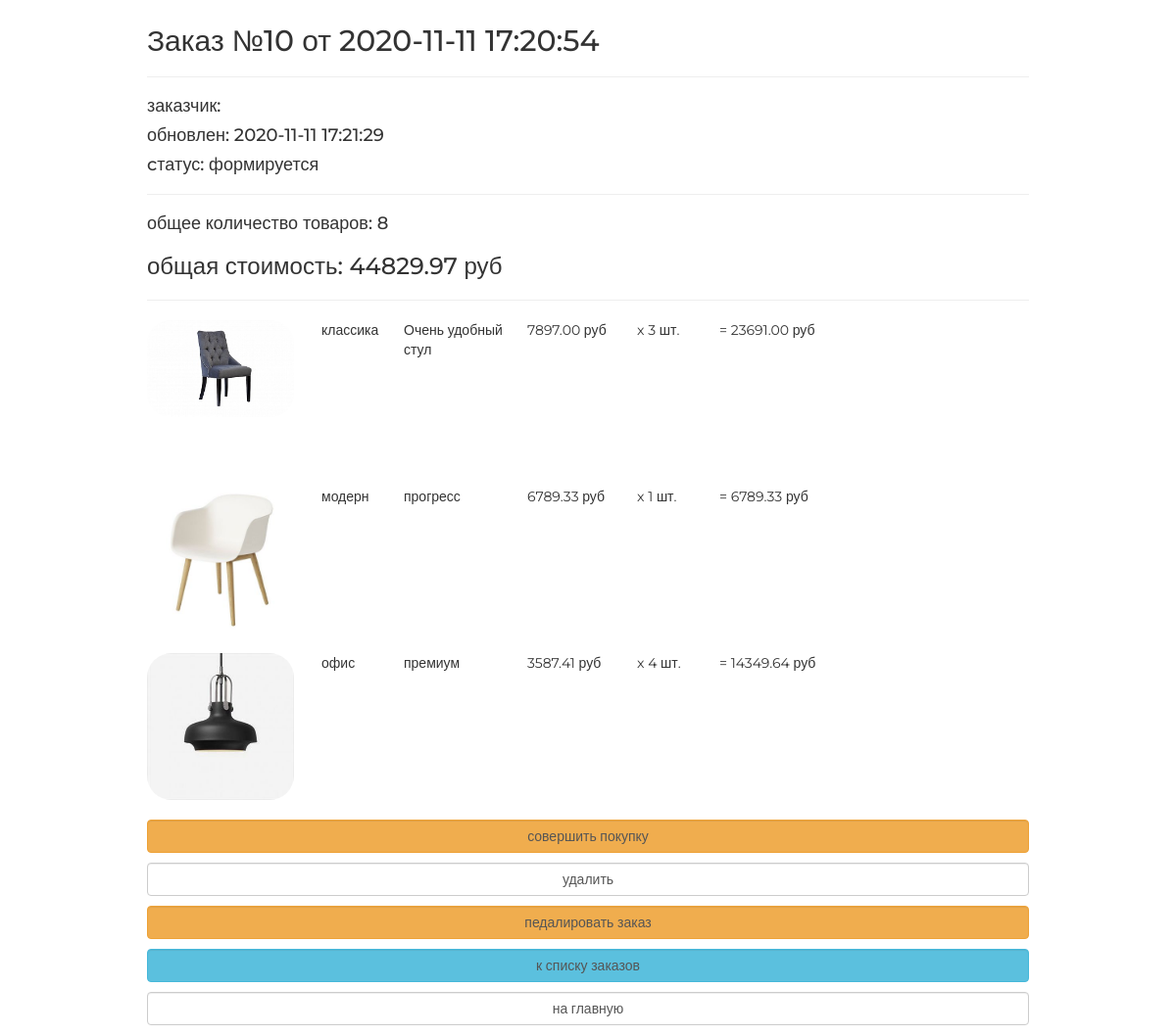
The app's page /order/read/10/ with its own data.
### orderapp/models.py (models this page shows, shortened)
class Order(models.Model):
    FORMING = 'FM'
    SENT_TO_PROCESSING = 'STP'
    PROCESSED = 'PRD'
    PAID = 'PD'
    READY = 'RDY'
    DONE = 'DN'
    CANCELLED = 'CNC'
    ORDER_STATUSES = (
        (FORMING, 'формируется'),
        (SENT_TO_PROCESSING, 'отправлен в обработку'),
        (PROCESSED, 'обработан'),
        (PAID, 'оплачен'),
        (READY, 'готов к выдаче'),
        (DONE, 'выдан'),
        (CANCELLED, 'отменен'),
    )
    user = models.ForeignKey(settings.AUTH_USER_MODEL, on_delete=models.CASCADE, verbose_name='пользователь')
    created = models.DateTimeField(auto_now_add=True, verbose_name='дата создания')
    updated = models.DateTimeField(auto_now=True, verbose_name='дата изменения')
    status = models.CharField(max_length=3, choices=ORDER_STATUSES, default=FORMING, verbose_name='статус заказа')
    is_active = models.BooleanField(default=True, verbose_name='активен')
    class Meta:
        ordering = ('-created',)
        verbose_name = 'заказ'
        verbose_name_plural = 'заказы'
    def get_total_quantity(self):
        items = self.orderitems.select_related()
        return sum(list(map(lambda x: x.quantity, items)))
    def get_total_cost(self):
        items = self.orderitems.select_related()
        return sum(list(map(lambda x: x.quantity * x.product.price, items)))

class OrderItem(models.Model):
    order = models.ForeignKey(Order, related_name='orderitems', on_delete=models.CASCADE, verbose_name='заказ')
    product = models.ForeignKey(Product, on_delete=models.CASCADE, verbose_name='продукт')
    quantity = models.PositiveSmallIntegerField(default=0, verbose_name='количество')
    def get_product_cost(self):
        return self.product.price * self.quantity

### mainapp/models.py (models this page shows, shortened)
class Product(models.Model):
    category = models.ForeignKey(ProductCategory, on_delete=models.CASCADE)
    name = models.CharField(max_length=128, verbose_name='имя')
    image = models.ImageField(upload_to='products_images', blank=True, verbose_name='изображение')
    short_desc = models.CharField(max_length=128, verbose_name='краткое описание', blank=True)
    description = models.TextField(blank=True, verbose_name='описание')
    price = models.DecimalField(max_digits=8, decimal_places=2, default=0, verbose_name='цена')
    quantity = models.PositiveSmallIntegerField(default=0, verbose_name='количество товара')
    is_active = models.BooleanField(default=True, verbose_name='активен')
    class Meta:
        verbose_name = 'продукт'
        verbose_name_plural = 'продукты'

class ProductCategory(models.Model):
    name = models.CharField(max_length=64, unique=True, verbose_name='имя')
    description = models.TextField(blank=True, verbose_name='описание')
    is_active = models.BooleanField(verbose_name='активна', default=True)
    class Meta:
        verbose_name = 'категория'
        verbose_name_plural = 'категории'

### orderapp/views.py (the view)
# urls.py: path('read/<pk>/', orderapp.OrderRead.as_view(), name='order_read'),
class OrderRead(DetailView):
    model = Order

### adminapp/templatetags/custom_tags.py (called while the page is built)
@register.filter(name='media_folder_products')
def media_folder_products(string):
    if not string:
        string = 'products_images/default.jpg'
    return f'{settings.MEDIA_URL}{string}'

### mainapp/context_processors.py (called while the page is built)
def basket(request):
    basket_items = []
    if request.user.is_authenticated:
        basket_items = Basket.objects.filter(user=request.user)
    return {
        'basket': basket_items
    }

### orderapp/templates/orderapp/order_detail.html
{% extends "orderapp/base.html" %}
{% load static %}
{% load custom_tags %}
{% block content %}
    {% include 'orderapp/inc/inc_order_summary.html' %}
    <div class="basket_list">
        {% for item in object.orderitems.select_related %}
            <div class="basket_record">
                <img src="{{ item.product.image|media_folder_products }}"
                     alt="{{ item.product.short_desc }}">
                <span class="category_name">
                   {{ item.product.category.name }}
               </span>
                <span class="product_name">{{ item.product.name }}</span>
                <span class="product_price">
                   {{ item.product.price }}&nbspруб
               </span>
                <span class="product_quantitiy">
                   x {{ item.quantity }} шт.
               </span>
                <span class="product_cost">
                    = {{ item.get_product_cost }}&nbspруб
               </span>
            </div>
        {% endfor %}
    </div>
    {% include 'orderapp/inc/inc_order_actions.html' %}
{% endblock %}

### orderapp/templates/orderapp/inc/inc_order_summary.html (shortened to what this page needs)
{% if object %}
    <div class="h2">Заказ №{{ object.pk }} от {{ object.created|date:"Y-m-d H:i:s" }}</div>
    <hr>
    <div class="h4">заказчик: {{ user.last_name }} {{ user.first_name }} </div>
    <div class="h4">обновлен: {{ object.updated|date:"Y-m-d H:i:s" }}</div>
    <div class="h4">cтатус: {{ object.get_status_display }}</div>
    <hr>
    <div class="h4">
        общее количество товаров:
        <span class="order_total_quantity">
            {{ object.get_total_quantity }}
        </span>
    </div>
    <div class="h3">
        общая стоимость:
        <span class="order_total_cost">
            {{ object.get_total_cost }}
        </span> руб
    </div>
{% endif %}
<hr>

### static/css/style.css (style rules this page uses)
* { margin: 0; padding: 0; }
.order_container img { display: block; float: left; width: 150px; border-radius: 25px; }
body { font-family: 'Montserrat', sans-serif; }
html, body { height: 100%; }
.basket_list span.category_name { margin-left: 2em; width: 5em; position: relative; display: block; float: left; }
.basket_list span.product_name { margin-left: 1em; width: 8em; position: relative; display: block; float: left; }
.basket_list span.product_price { margin-left: 1em; width: 7em; position: relative; display: block; float: left; }
.basket_list span.product_quantitiy { margin-left: 1em; width: 5em; position: relative; display: block; float: left; }
.basket_list span.product_cost { margin-left: 1em; width: 10em; position: relative; display: block; float: left; }
.basket_list .basket_record { position: relative; display: block; height: 170px; float: none; }

### records on screen
Order: pk "10", created "2020-11-11 17:20:54", updated "2020-11-11 17:21:29", status "формируется", get_total_quantity "8", get_total_cost "44829.97"
OrderItem: product.image|media_folder_products (picture), product.category.name "классика", product.name "Очень удобный стул", product.price "7897.00", quantity "3", get_product_cost "23691.00"
OrderItem: product.image|media_folder_products (picture), product.category.name "модерн", product.name "прогресс", product.price "6789.33", quantity "1", get_product_cost "6789.33"
OrderItem: product.image|media_folder_products (picture), product.category.name "офис", product.name "премиум", product.price "3587.41", quantity "4", get_product_cost "14349.64"
